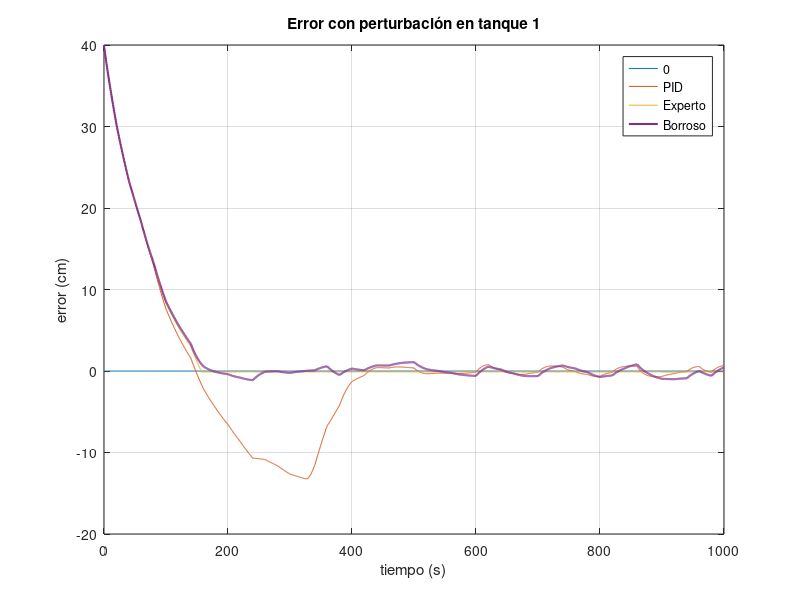
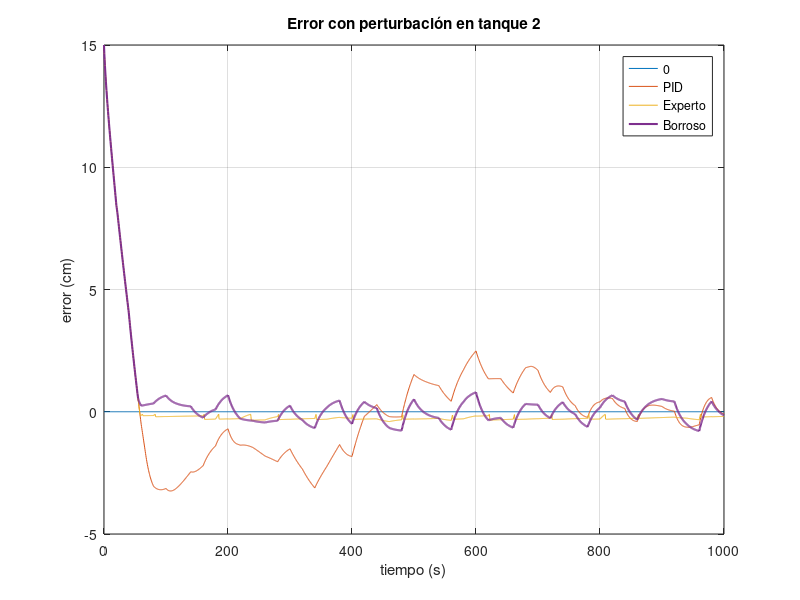

Recreate these plots in MATLAB, in order.

clear all;

% Errores

error_pid = load("error_pid.mat", "error");
error_pid = error_pid.("error");

error_expert = load("error_expert.mat", "error");
error_expert = error_expert.("error");

error_fuzzy = load("error_fuzzy.mat", "error");
error_fuzzy = error_fuzzy.("error");

figure(1)
plot(error_pid(1,:), zeros(size(error_pid(1,:))), error_pid(1,:), error_pid(2,:)*100, error_expert(1,:), error_expert(2,:)*100, ...
    error_fuzzy(1,:), error_fuzzy(2,:)*100, 'linewidth', 1.5);
grid on;
xlabel('tiempo (s)');
ylabel('error (cm)');
legend('0', 'PID', 'Experto', 'Borroso');
title('Error con perturbación en tanque 1');

figure(2)
plot(error_pid(1,:), zeros(size(error_pid(1,:))), error_pid(1,:), error_pid(3,:)*100, error_expert(1,:), error_expert(3,:)*100, ...
    error_fuzzy(1,:), error_fuzzy(3,:)*100, 'linewidth', 1.5);
grid on;
xlabel('tiempo (s)');
ylabel('error (cm)');
legend('0', 'PID', 'Experto', 'Borroso');
title('Error con perturbación en tanque 2');
